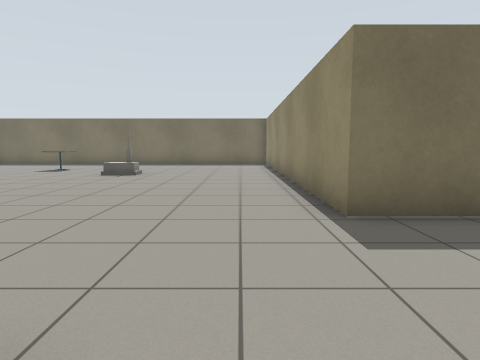
[1] (above)

15 first-person views from a walk through a robot-simulator world made for Gazebo. The camera is 0.94 m above the floor, tilts 6° down and sees 75° across. The floor is counted in squares, 1 m on a side. Each view is taken from the middle of a square. On the plan, view 1 faces up. The plan holds only what a view shows up to about 12 squares ahead; the rest is blank. The robots in the file are not drawn. Some stock models are drawn as simple stand-ins.

[2]
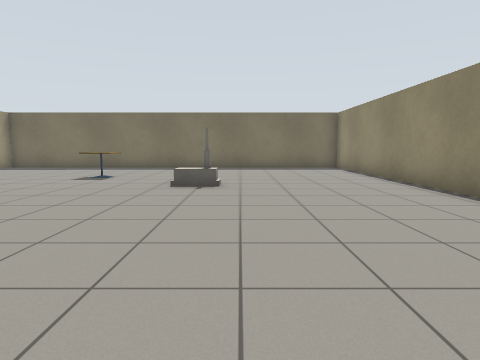

[3]
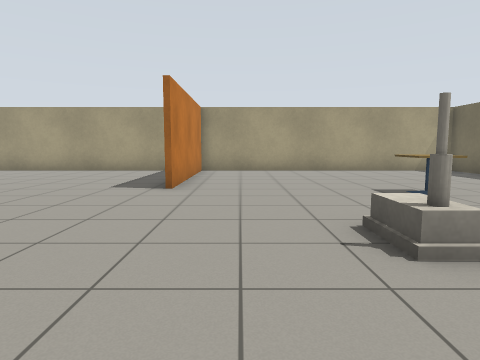

[4]
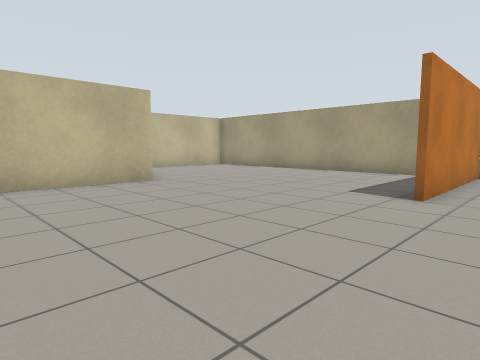

[5]
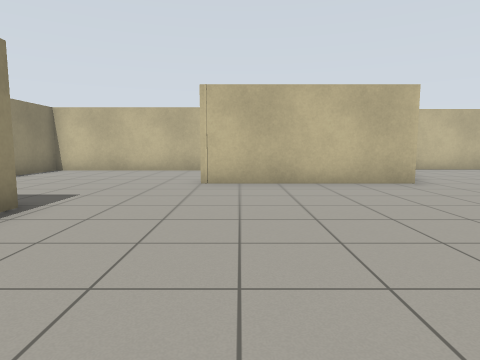

[6]
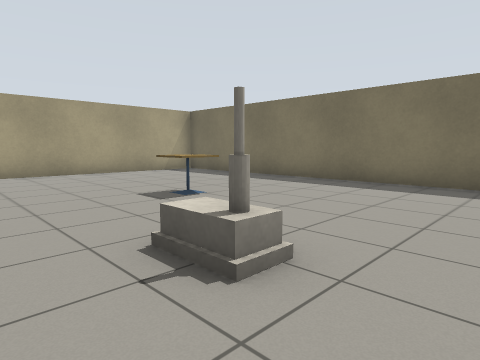

[7]
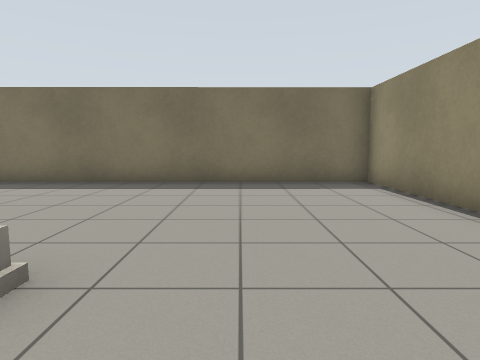

[8]
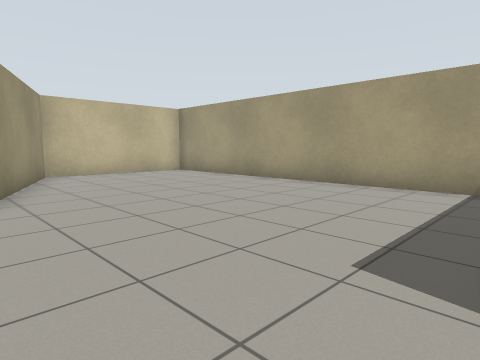

[9]
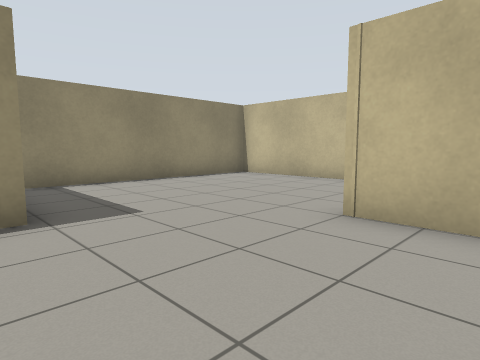

[10]
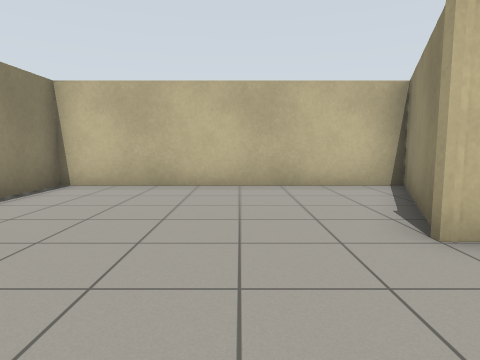

[11]
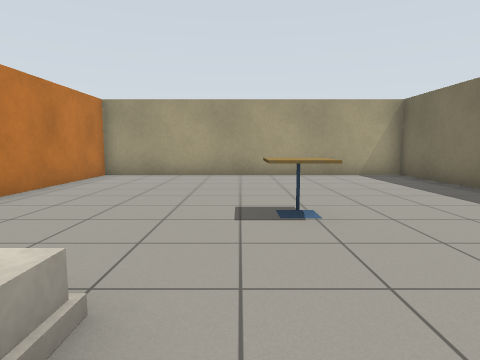

[12]
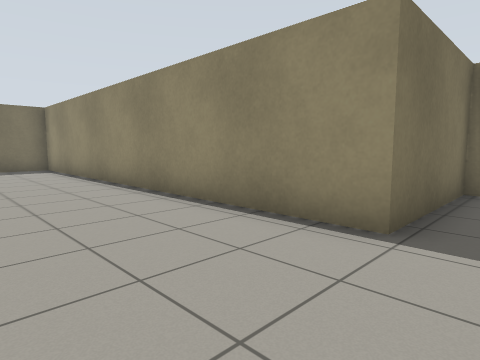

[13]
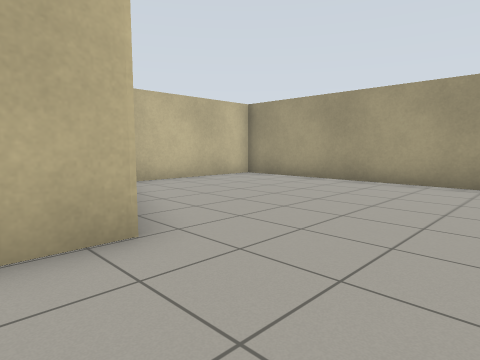

[14]
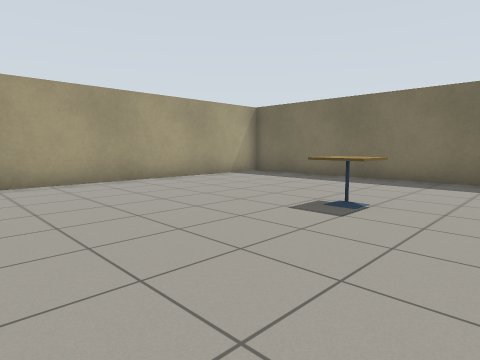

[15]
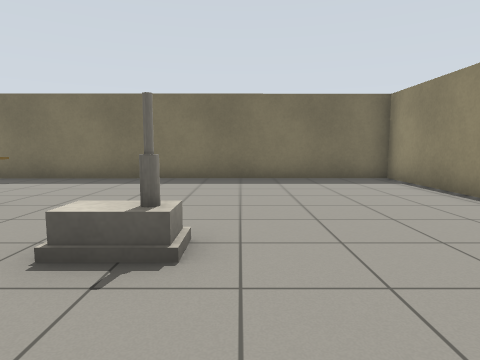

### Floor plan
Points are (right, up) in squares from view 1. A wall is a line through its corners. A room is listed if a view was taken in it or the views show most of it. See-through windows are left out.
Room 1 (views 1, 2, 3, 4, 5, 6, 7, 8, 9, 10, 11, 12, 13, 14, 15)
walls: (-6.5, 1) (-0.9, 1); (-1.2, 0.4) (-3, -3.6) (5.4, -3.6) (5.4, 4.2) (1.5, 4.2) (1.5, 17.4) (-13.5, 17.4) (-13.5, 7.5) (-8, 7.5); (-13.5, 6.1) (-13.5, -4.1) (-8.6, -4.1) (-6.9, 0.1)
objects: cafe table (-8, 13) to (-7, 13); house (-4, 11)

Where each view was taken, in squares from view 1:
view 1: 0 up, 0 right, facing up
view 2: 3 up, 3 left, facing up
view 3: 9 up, 1 left, facing left
view 4: 9 up, 2 left, facing down-left
view 5: 9 up, 2 left, facing down
view 6: 9 up, 2 left, facing up-left
view 7: 9 up, 2 left, facing up
view 8: 7 up, 6 left, facing down-left
view 9: 5 up, 3 left, facing down-right
view 10: 4 up, 1 right, facing down
view 11: 12 up, 3 left, facing left
view 12: 3 up, 2 left, facing up-right
view 13: 4 up, 5 left, facing down-left
view 14: 8 up, 5 left, facing up-left
view 15: 8 up, 3 left, facing up
